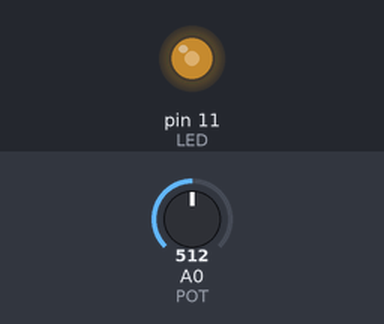
Bench run of a sketch on a simulated Arduino Uno, built with avr-gcc and run on an emulated ATmega328P. Shown: output pins drawn as LEDs (lit = HIGH). The test bench sets the inputs (shaded band); at power-on: A0 (POT) = 512.

Above: at 1.2 s.
1.3 s: A0 (POT) set to 716
At 2.5 s:
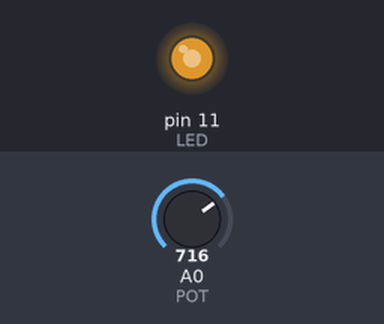
2.8 s: A0 (POT) set to 900
At 3.8 s:
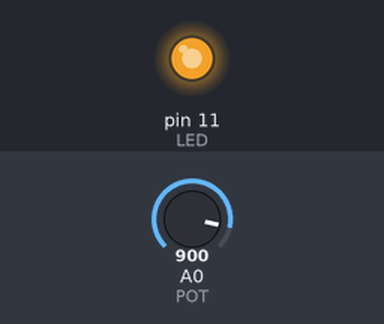
4.3 s: A0 (POT) set to 122
At 4.9 s:
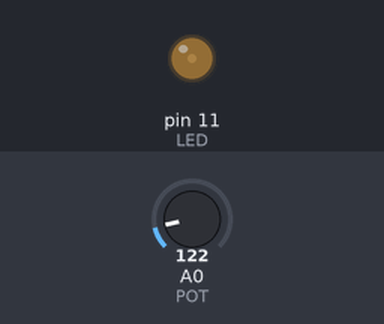
5.8 s: A0 (POT) set to 0
At 6.1 s:
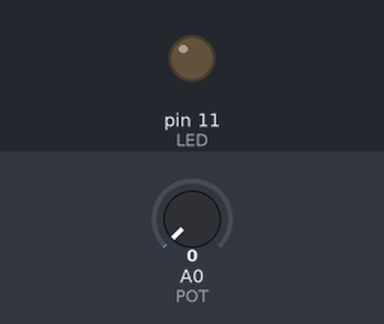
Timing chart, 0 to 8.3 s (numbered marks = the images above; inputs shaded):
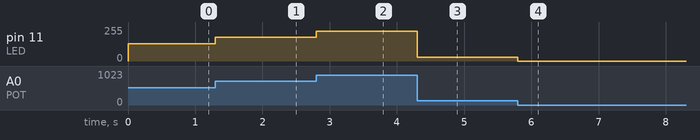

The sketch:

sketch_led_potenciometro.ino
```cpp
int POT = A0;
int LED = 11;
int valor=0;
void setup() {
  pinMode(LED,OUTPUT);
  pinMode(POT,INPUT);

}

void loop() {
 valor = analogRead(POT);
 analogWrite(LED, valor/4);
}
```

Measured:
- after the input at 1.3 s, pin 11 (LED): 128/255 → 179/255 at once
- after the input at 2.8 s, pin 11 (LED): 179/255 → 225/255 at once
- after the input at 4.3 s, pin 11 (LED): 225/255 → 30/255 at once
- after the input at 5.8 s, pin 11 (LED): 30/255 → 0/255 at once
